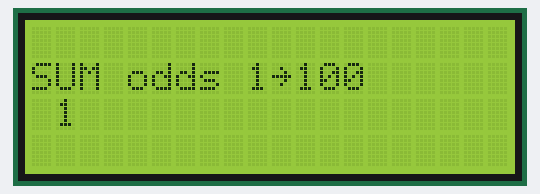
This sketch was run on a simulated Arduino Uno, built with avr-gcc and run on an emulated ATmega328P. Parts: 20×4 character LCD.

Above: at 0.13 s.
At 0.74 s:
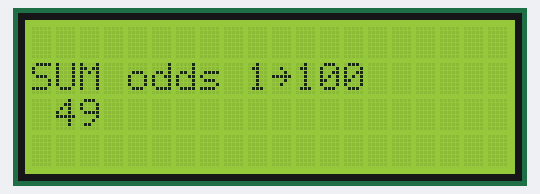
At 1.36 s:
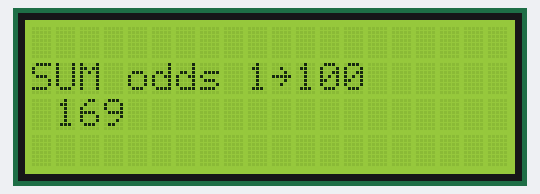
At 2.71 s:
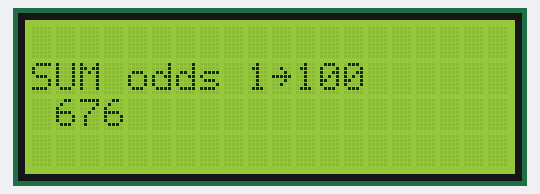
At 3.96 s:
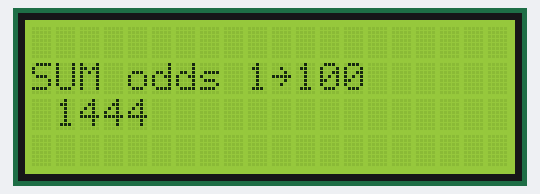
At 5.3 s:
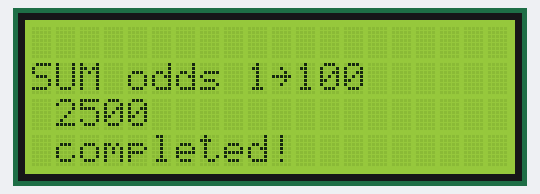

The sketch:

LAB5_sum_odd_numbers_from_1_to_n.ino
```cpp
#include <Wire.h>
#include <LiquidCrystal_I2C.h>

LiquidCrystal_I2C lcd(0x27, 20, 4);

/* 1. Set the global variable if you want */
/* ex. char a;                            */
/* --------- write here below------------- */
unsigned long int n;
unsigned long int oddSum = 0;
unsigned int i=1; // count fromo one to n, pm

/* ---------------------------------------*/

void setup()
{
  lcd.init();
  lcd.backlight();
  /* 2. initialize the anything in setup() if you want */
  /* ---------------- write here below---------------- */
  n = 100; // sum of odds from 1 to n


  /* -------------------------------------------------- */
}

void loop()
{
  /* 3. using the loop()*/
  /* hint 1) use while algorithm, which is while alorithm is smilar as loop() */
  /* hint 2) %lu : unsigned long int, %u : unsigned short int, %d : short int */
  /* hint 3) delay(100) to express the sum process. */
  /* -----------------------write here below ---------------------------------*/

  lcd.setCursor(0, 1);
  char buffer[20];
  sprintf(buffer, "SUM odds 1~%lu ",n);
  lcd.print(buffer);
   for (i;i<n;i=i+2){
     oddSum +=i;
     lcd.setCursor(1, 2);
     lcd.print(oddSum);
     delay(100);


  }
  // exit(0);
  lcd.setCursor(1, 3);
  lcd.print("completed!");

  /* --------------------------------------------------------------------------*/

}
```
